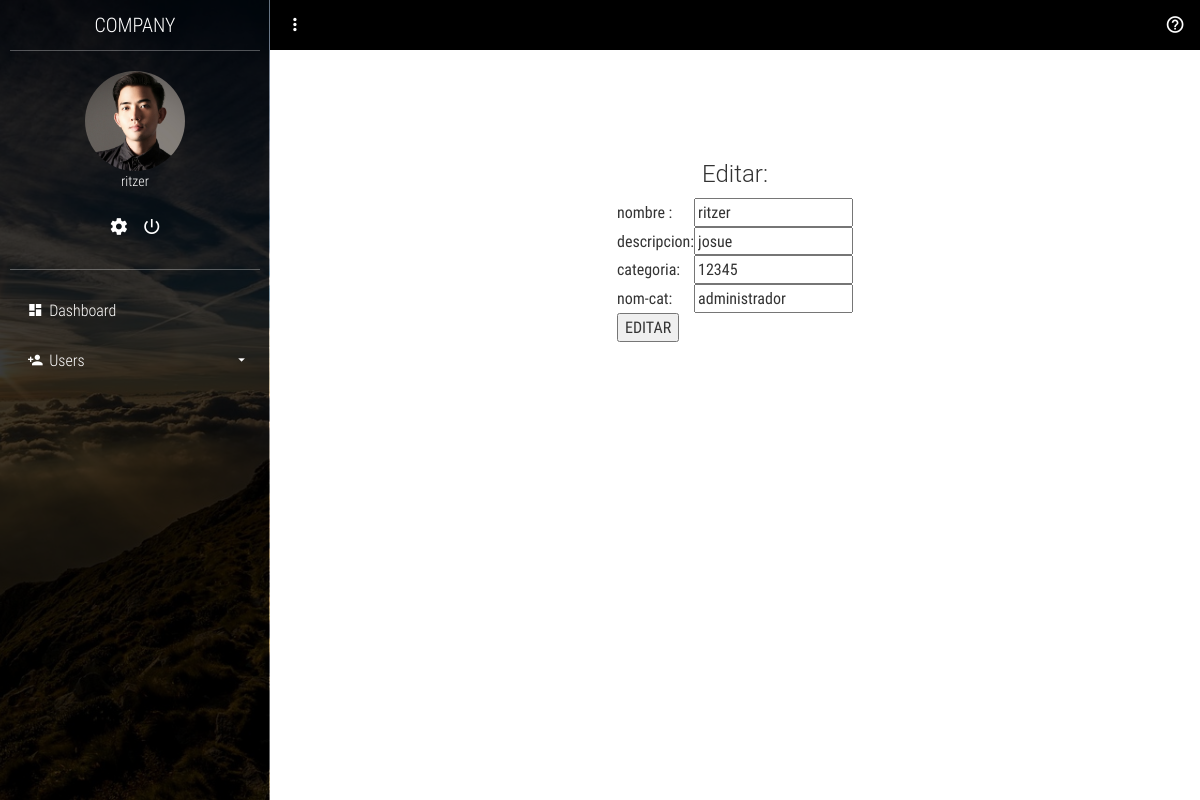
The page /admin.act.php?id=9 (signed in) on the database its author committed.
### tables this page shows
CREATE TABLE `usuarios` (
  `id` int(11) NOT NULL,
  `nombre` varchar(255) NOT NULL,
  `usuario` varchar(255) NOT NULL,
  `password` varchar(255) NOT NULL,
  `tipo_usuario` varchar(255) NOT NULL,
  `genero` varchar(255) NOT NULL
);

### functions.php (called while the page is built, shortened)
<?php
function iniciarSession($table, $conexion){
  $statement = $conexion->prepare("SELECT * FROM $table WHERE usuario = :usuario");
  $statement->execute([
    ':usuario' => $_SESSION['usuario']
  ]);
  return $statement->fetch(PDO::FETCH_ASSOC);
}
?>

### views/admin.act.view.php (the view, shortened to what this page needs)
<?php
if(isset($_SESSION['usuario'])){
		include 'admin/conexion.php';
		$id = $_GET['id'];
		$sentencia = $bd->prepare("SELECT * FROM usuarios WHERE id = ?;");
		$sentencia->execute([$id]);
		$persona = $sentencia->fetch(PDO::FETCH_OBJ);
	}else{
		echo "Error en el sistema";
	}
?>
<!DOCTYPE html>
<html lang="es">
<head>
	<link rel="stylesheet" href="./css/main.css">
</head>
<body>
<section class="full-box cover dashboard-sideBar">
		<div class="full-box dashboard-sideBar-ct">
			<div class="full-box text-uppercase text-center text-titles dashboard-sideBar-title">
				company <i class="zmdi zmdi-close btn-menu-dashboard visible-xs"></i>
			</div>
			<div class="full-box dashboard-sideBar-UserInfo">
				<figure class="full-box">
					<img src="./assets/img/avatar.jpg" alt="UserIcon">
					<figcaption class="text-center text-titles"><?php echo $user['nombre']; ?></figcaption>
				</figure>
				<ul class="full-box list-unstyled text-center">
					<li>
						<a href="cuenta.php" title="Mis datos">
							<i class="zmdi zmdi-settings"></i>
						</a>
					</li>
					<li>
						<a href="#!" class="btn-exit-system">
							<i class="zmdi zmdi-power"></i>
						</a>
					</li>
				</ul>
			</div>
			<ul class="list-unstyled full-box dashboard-sideBar-Menu">
				<li>
					<a href="admin.php">
						<i class="zmdi zmdi-view-dashboard zmdi-hc-fw"></i> Dashboard
					</a>
				</li>
				<li>
					<a href="#!" class="btn-sideBar-SubMenu">
						<i class="zmdi zmdi-account-add zmdi-hc-fw"></i> Users <i class="zmdi zmdi-caret-down pull-right"></i>
					</a>
					<ul class="list-unstyled full-box">
					</ul>
				</li>
			</ul>
		</div>
	</section>
	<section class="full-box dashboard-contentPage">
		<nav class="full-box dashboard-Navbar">
			<ul class="full-box list-unstyled text-right">
				<li class="pull-left">
					<a href="#!" class="btn-menu-dashboard"><i class="zmdi zmdi-more-vert"></i></a>
				</li>
				<li>
					<a href="#!" class="btn-modal-help">
						<i class="zmdi zmdi-help-outline"></i>
					</a>
				</li>
			</ul>
		</nav>
		<br><br><br><br>
		<center>
		<h3>Editar:</h3>
		<form method="POST" action="editarProceso.php">
			<table>
				<tr>
					<td>nombre : </td>
					<td><input type="text" name="nom" value="<?php echo $persona->nombre; ?>"></td>
				</tr>
				<tr>
					<td>descripcion: </td>
					<td><input type="text" name="usu" value="<?php echo $persona->usuario; ?>"></td>
				</tr>
				<tr>
					<td>categoria: </td>
					<td><input type="text" name="pass" value="<?php echo $persona->password; ?>"></td>
				</tr>
				<tr>
					<td>nom-cat: </td>
					<td><input type="text" name="tip" value="<?php echo $persona->tipo_usuario; ?>"></td>
				</tr>
				<tr>
					<td colspan="2"><input type="submit" value="EDITAR"></td>
				</tr>
			</table>
		</form>
</center>
	</section>
</body>
</html>

### css/main.css (style rules this page uses)
body, html { background-color: #fff; width: 100%; height: 100%; margin: 0; padding: 0; position: relative; font-size: 16px; font-family: 'RobotoCondensed'; overflow: hidden; }
.full-box { margin: 0; padding: 0; width: 100%; box-sizing: border-box; }
.cover { background: 50% 50% no-repeat; background-size: cover; }
.text-titles { font-family: 'RobotoCondensedLight' }
.dashboard-sideBar, .dashboard-contentPage { position: absolute; top: 0; height: 100%; transition: all .3s ease-in-out; }
.dashboard-sideBar, .dashboard-sideBar-ct { width: 270px; }
.dashboard-sideBar { left: 0; z-index: 2; background-image: url('../assets/img/sideBar-font.jpg'); border-right: 1px solid rgba(255, 255, 255, .4); overflow: hidden; }
.dashboard-sideBar-ct { position: relative; height: 100%; background-color: rgba(0, 0, 0, .77); padding: 0 10px; padding-bottom: 30px; }
.dashboard-sideBar-title, .dashboard-sideBar-title > i { height: 50px; line-height: 50px; color: #fff; font-size: 20px; }
.dashboard-sideBar-title { position: relative; }
.dashboard-sideBar-UserInfo { border-top: 1px solid rgba(255, 255, 255, .3); border-bottom: 1px solid rgba(255, 255, 255, .3); color: #fff; font-size: 14px; padding: 20px 0; }
.dashboard-sideBar-UserInfo figure img { width: 100px; height: 100px; border-radius: 100%; display: block; margin: 0 auto; }
.dashboard-sideBar-UserInfo ul { margin-top: 15px; }
.dashboard-sideBar-UserInfo ul > li, .dashboard-sideBar-UserInfo ul > li > a { display: inline-block; color: #fff; }
.dashboard-sideBar-UserInfo ul > li > a { outline: none; font-size: 20px; padding: 7px; transition: all .3s ease-in-out; }
.dashboard-sideBar-Menu { padding-top: 15px; }
.dashboard-sideBar-Menu > li, .dashboard-sideBar-Menu > li > a, .dashboard-sideBar-Menu > li > ul > li, .dashboard-sideBar-Menu > li > ul > li > a { line-height: 50px; font-family: "RobotoCondensedLight"; display: block; color: #fff; text-decoration: none; border-radius: 4px; transition: all .3s ease-in-out; position: relative; }
.dashboard-sideBar-Menu > li > a > i.zmdi-caret-down { line-height: 50px; transition: all .3s ease-in-out; }
.dashboard-sideBar-Menu > li > a { padding: 0 15px; box-sizing: border-box; height: 50px; outline: none; }
.dashboard-sideBar-Menu > li > ul { position: relative; padding-top: 7px; height: 0; overflow: hidden; }
.dashboard-contentPage { right: 0; z-index: 1; padding-left: 270px; }
.dashboard-Navbar, .dashboard-Navbar > ul, .dashboard-Navbar > ul >li, .dashboard-Navbar > ul > li > a { height: 50px; line-height: 50px; }
.dashboard-Navbar > ul > li > a { outline: none; }
.dashboard-Navbar { background-color: #000; overflow: hidden; }
.dashboard-Navbar > ul >li, .dashboard-Navbar > ul > li > a { display: inline-block; width: 50px; text-align: center; color: #fff; margin: 0; padding: 0; font-size: 20px; transition: all .3s ease-in-out; position: relative; }

### rows shown on the page
usuarios: nombre "ritzer", nom "ritzer", usu "josue", pass "12345", tip "administrador"
